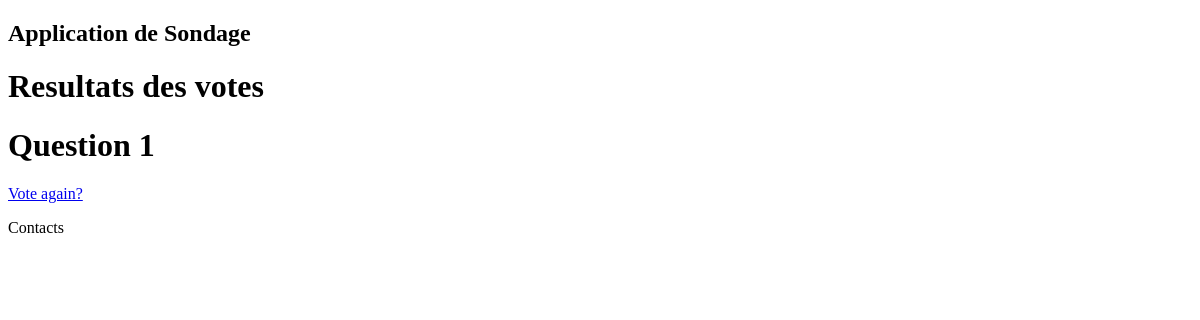
The page /polls/2/results/ on the database as committed earlier.
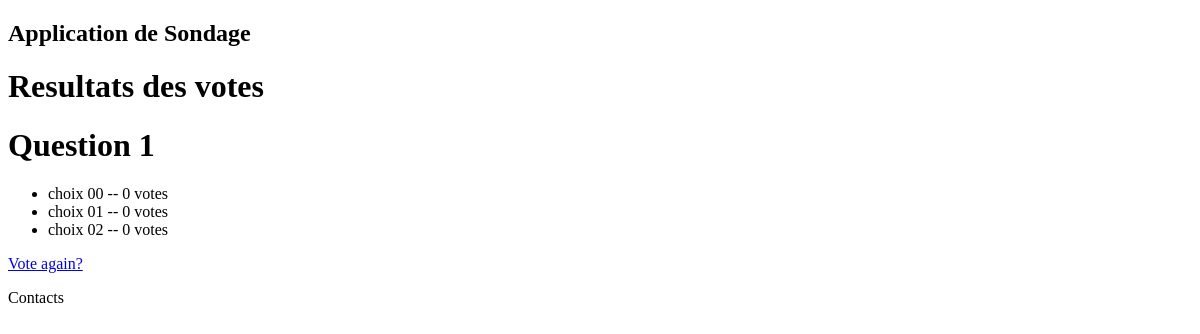
The same page on the database as committed later.
### polls/models.py (models this page shows, shortened)
class Question(models.Model):
    question_text = models.CharField(max_length=200)
    pub_date = models.DateTimeField('date published')

class Choice(models.Model):
    question = models.ForeignKey(Question, on_delete=models.CASCADE)
    choice_text = models.CharField(max_length=200)
    votes = models.IntegerField(default=0)

### polls/views.py (the view)
# urls.py: path('<int:pk>/results/', views.ResultsView.as_view(), name='results'),
class ResultsView(generic.DetailView):
    model = Question
    template_name = 'polls/results.html'

### polls/templates/polls/results.html (shortened to what this page needs)
{% extends "polls/base.html" %}
{% load static %}
{% block styles %}
{{ block.super }}
{% endblock %}
{% block content %}
<h1>Resultats des votes</h1>
<h1>{{ question.question_text }}</h1>
<ul>
    {% for choice in question.choice_set.all %}
    <li>{{ choice.choice_text }} -- {{ choice.votes }} vote{{ choice.votes|pluralize }}</li>
    {% endfor %}
</ul>
<a href="{% url 'polls:detail' question.id %}">Vote again?</a>
{% endblock %}

### polls/templates/polls/base.html (shortened to what this page needs)
<!DOCTYPE html>
{% load static %}
<html lang="en">
<head>
    {% block styles %}
    <link rel="stylesheet" type="text/css" href="{% static 'polls/style.css' %}">{% endblock %}
</head>
<body>
    {% block nav %}
    <nav class="navbar navbar-expand-md navbar-dark bg-dark mb-4">
        <h1> Application de Sondage</h1>
    </nav>
    {% endblock %}
    {% block content %}{% endblock %}
    {% block footer %}
    <p>Contacts</p>
    {% endblock %}
</body>
</html>

Rows that differ between the two databases and show on the page:
added Choice: choice_text "choix 00", votes "0"
added Choice: choice_text "choix 01", votes "0"
added Choice: choice_text "choix 02", votes "0"
